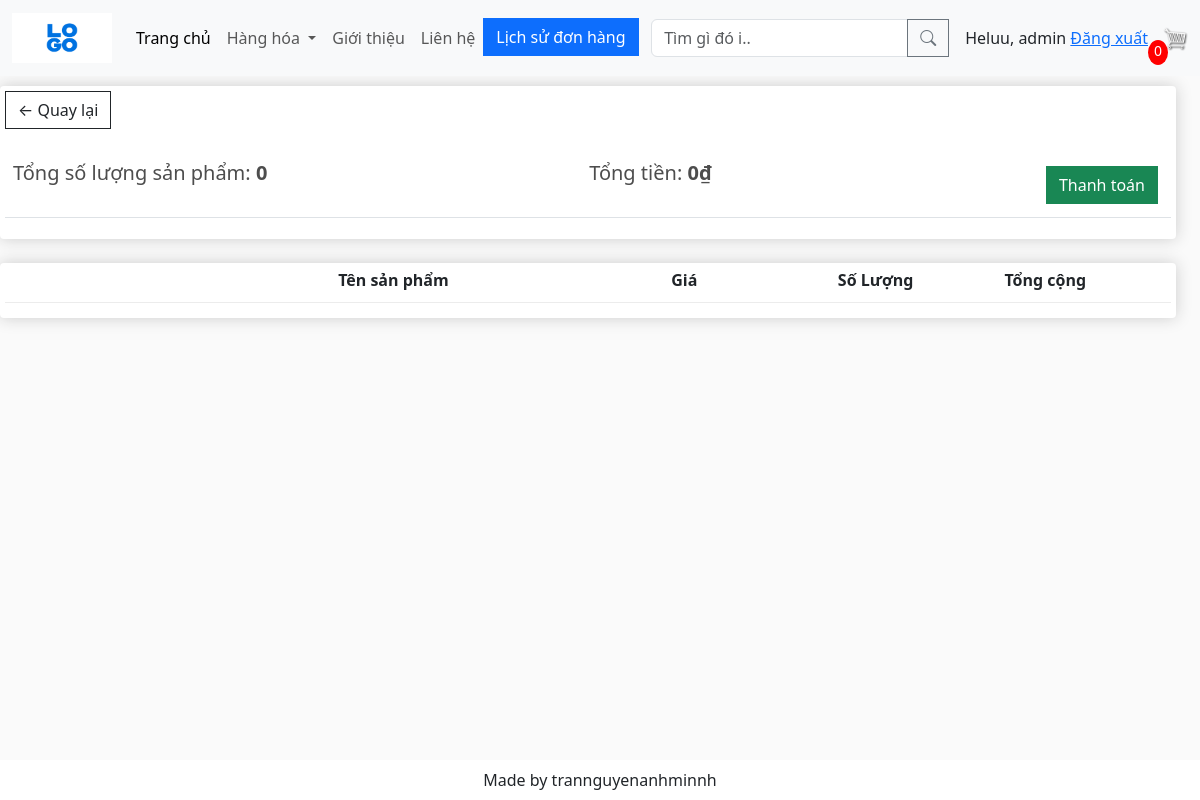
The page /cart/ (signed in) on the database as committed earlier.
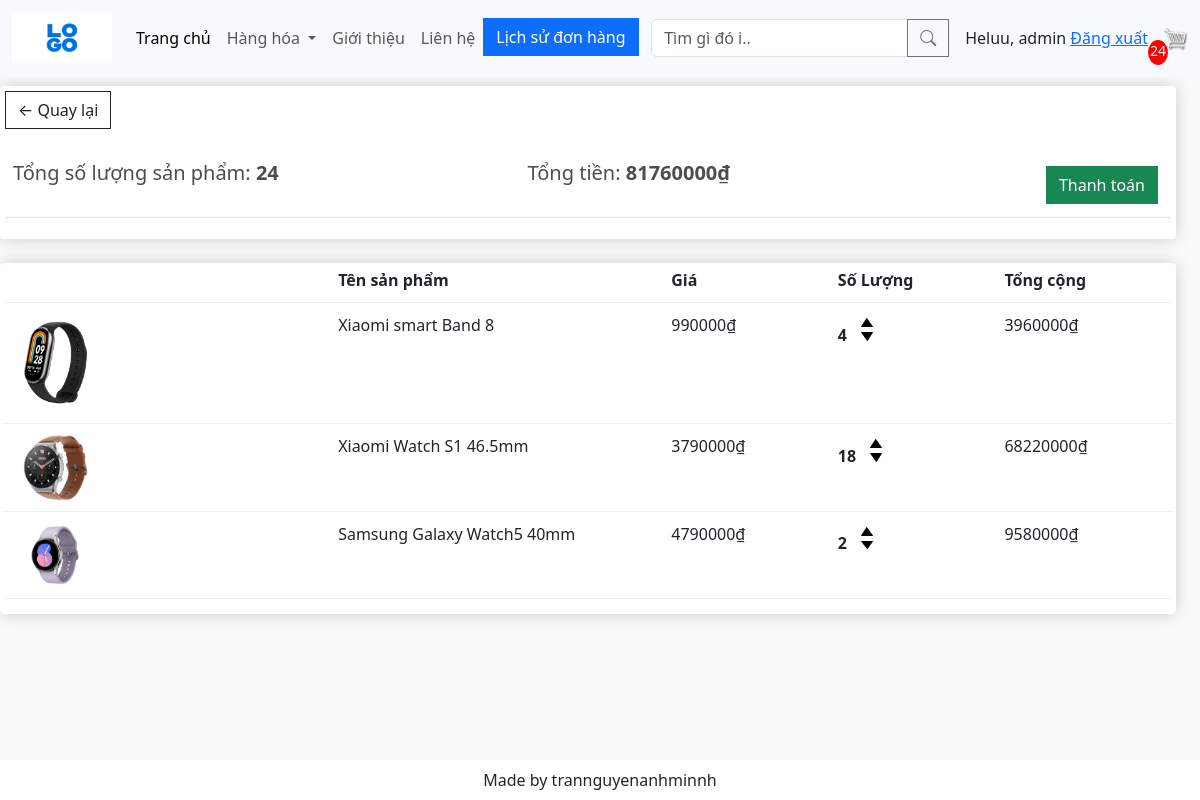
The same page on the database as committed later.
### app/models.py (models this page shows, shortened)
class Order(models.Model):
    customer = models.ForeignKey(User, on_delete=models.SET_NULL, null=True, blank=True)
    date_order = models.DateTimeField(auto_now_add=True)
    complete = models.BooleanField(default=False, null=True, blank=False)
    transaction_id = models.CharField(max_length=200, null=True)
    @property
    def get_cart_items(self):# tính tổng số lượng sản phẩm trong giỏ hàng
        orderitems = self.orderitem_set.all()
        total = sum([item.quantity for item in orderitems])
        return total
    @property
    def get_cart_total(self):#Tính tổng giá trị giỏ hàng.
        orderitems = self.orderitem_set.all()
        total = sum([item.get_total for item in orderitems])
        return total

class OrderItem(models.Model):
    product = models.ForeignKey(Product, on_delete=models.SET_NULL, null=True, blank=True)
    order = models.ForeignKey(Order, on_delete=models.SET_NULL, null=True, blank=True)
    quantity = models.IntegerField(default=0, null=True, blank=False)
    date_added = models.DateTimeField(auto_now_add=True)
    @property
    def get_total(self):#giá trị tổng của một item trong giỏ hàng
        total = self.product.price * self.quantity
        return total

class Product(models.Model):
    category = models.ManyToManyField(Category,related_name='product')
    name = models.CharField(max_length=200, null=True)
    price = models.FloatField()
    quantity =models.PositiveIntegerField(default=0)
    digital = models.BooleanField(default=False, null=True, blank=False)
    image = models.ImageField(null=True, blank=True)
    supimage = models.ImageField(null=True, blank=True)
    detail = models.TextField(blank=True, null=True)
    @property
    def ImageURL(self):
        try:
            url = self.image.url
        except:
            url = ''
        return url

### app/views.py (the view)
# urls.py: path('cart/',views.cart, name='cart'),
def cart(request):
    if request.user.is_authenticated:
        customer = request.user
        order, created = Order.objects.get_or_create(customer=customer, complete=False)
        items = order.orderitem_set.all()
        cartItems = order.get_cart_items
        categories = Category.objects.filter(is_sub = False)
    else:
        items = []
        order ={'get_cart_items':0, 'get_cart_total':0}
        cartItems = order['get_cart_items']
        categories = Category.objects.filter(is_sub = False)
    context = {'items':items, 'order':order,'cartItems':cartItems,'categories':categories}
    return render(request, 'app/cart.html',context)

### app/templates/app/cart.html
{% extends 'app/base.html' %}
{% load static %}
{% block cart_content %}
<div class="row" style="width: 100%;">
    <div class="col-lg-12">
        <div class="box-element">
            <a class="btn btn-outline-dark" href="{% url 'home' %}">&#x2190; Quay lại</a>
            <br>
            <br>
            <table class="table">
                <tr>
                    <th>
                        <h5>Tổng số lượng sản phẩm: <strong>{{ order.get_cart_items }}</strong></h5>
                    </th>
                    <th>
                        <h5>Tổng tiền:<strong> {{ order.get_cart_total|floatformat:0 }}₫</strong></h5>
                    </th>
                    <th>
                        <a style="float:right; margin:5px;" class="btn btn-success" href="{% url 'checkout' %}">Thanh
                            toán</a>
                    </th>
                </tr>
            </table>
        </div>
        <br>
        <div class="box-element">
            <div class="cart-row">
                <div style="flex:2"></div>
                <div style="flex:2"><strong>Tên sản phẩm</strong></div>
                <div style="flex:1"><strong>Giá</strong></div>
                <div style="flex:1"><strong>Số Lượng</strong></div>
                <div style="flex:1"><strong>Tổng cộng</strong></div>
            </div>
            {% for item in items %}
            {% if item.quantity > 0 %}
            <div class="cart-row">
                <div style="flex:2"><img class="row-image" src="{{ item.product.ImageURL }}"></div>
                <div style="flex:2">
                    <p>{{ item.product.name }}</p>
                </div>
                <div style="flex:1">
                    <p>{{ item.product.price|floatformat:0 }}₫</p>
                </div>
                <div style="flex:1">
                    <p class="quantity">{{ item.quantity }}</p>
                    <div class="quantity">
                        <img data-product="{{ item.product.id }}" data-action="add" class="chg-quantity update-cart"
                            src="{% static 'app/images/arrow-up.png' %}">
                        <img data-product="{{ item.product.id }}" data-action="remove" class="chg-quantity update-cart"
                            src="{% static 'app/images/arrow-down.png' %}">
                    </div>
                </div>
                <div style="flex:1">
                    <p class="total">{{ item.get_total|floatformat:0 }}₫</p>
                </div>
            </div>
            {% endif %}
            {% endfor %}
        </div>
    </div>
</div>
{% endblock cart_content %}

### app/templates/app/base.html (shortened to what this page needs)
{% load static %}
<!DOCTYPE html>
<html lang="en">
<head>
  <link href="https://cdn.jsdelivr.net/npm/bootstrap@5.3.1/dist/css/bootstrap.min.css" rel="stylesheet"
>
  <link rel="stylesheet" href="{%static 'app/css/style.css' %}">
  <link rel="stylesheet" href="{%static 'app/css/owl.carousel.min' %}">
  <link rel="stylesheet" href="{%static 'app/css/all.min.css' %}">
  <link rel="stylesheet" href="{%static 'app/css/main.css' %}">
  <link rel="stylesheet" href="https://cdn.jsdelivr.net/npm/bootstrap-icons@1.10.5/font/bootstrap-icons.css">
</head>
<body>
  <nav class="navbar navbar-expand-lg bg-body-tertiary">
    <div class="container-fluid">
      <a class="navbar-brand" href="{%url 'home' %}">
        <img src="{%static 'app/images/logo.png' %}" width="100rem" height="50rem" alt="">
      </a>
      <div class="collapse navbar-collapse" id="navbarSupportedContent">
        <ul class="navbar-nav me-auto mb-2 mb-lg-0">
          <li class="nav-item">
            <a class="nav-link active" aria-current="page" href="#">Trang chủ</a>
          </li>
          <li class="nav-item dropdown">
            <a class="nav-link dropdown-toggle" href="#" role="button" data-bs-toggle="dropdown" aria-expanded="false">
              Hàng hóa
            </a>
          </li>
          <li class="nav-item">
            <a class="nav-link" href="#">Giới thiệu</a>
          </li>
          <li class="nav-item">
            <a class="nav-link" href="#">Liên hệ</a>
          </li>
          <li class="nav-item">
            <a href="{% url 'purchase_history' %}" class="btn btn-primary">Lịch sử đơn hàng</a>
          </li>
        </ul>
        <form class="d-flex" role="search" method=POST action="{% url 'search' %}">
          <div class="input-group mb-6 " style="margin-right: 1rem;">
            <input type="text" class="form-control" placeholder="Tìm gì đó i.."
            aria-label="Recipient's username" aria-describedby="button-addon2"type="search" placeholder="Search" aria-label="Search" name='searched'>
            <button class="btn btn-outline-secondary" type="submit" id="button-addon2"><i class="bi bi-search"></i></button>
          </div>
        </form>
      </div>
      {% if user.is_authenticated %}
      <div class="form-inline my-2 my-lg-0">
        <span>Heluu, {{ request.user }}</span>
        <span><a href="{% url 'logout' %}">Đăng xuất</a></span>
      </div>
      {% endif %}
      <div class="form-inline my-2 my-lg-0">
        <a href="{%url 'cart' %}"><img id="cart-icon" src="{%static 'app/images/cart.png' %}"
            style="position: relative;"></a>
        <p id="cart-total" style="position: absolute; top:2.5rem; right: 2rem;">{{cartItems}}</p>
      </div>
    </div>
  </nav>
  {% block cart_content %} {% endblock cart_content %}
  <footer class="container--fluid text-center fixed-bottom p-2 mt-5 " style="background-color: white;">
    Made by trannguyenanhminnh
  </footer>
</body>
</html>

### app/static/app/css/main.css (style rules this page uses)
body { background-color: hsl(0, 0%, 98%); }
h1,h2,h3,h4,h5,h6 { color:hsl(0, 0%, 30%); }
.box-element { box-shadow:hsl(0, 0%, 80%) 0 0 16px; background-color: #fff; border-radius: 4px; padding: 5px; }
#cart-icon { width:25px; display: inline-block; margin-left: 15px; }
#cart-total { display: block; text-align: center; color:#fff; background-color: red; width: 20px; height: 25px; border-radius: 50%; font-size: 14px; }
.col-lg-3, .col-lg-4, .col-lg-6, .col-lg-8, .col-lg-12 { margin-top: 10px; }
.btn { border-radius: 0; }
.row-image { width: 100px; }
.cart-row { display: flex; align-items: flex-stretch; padding-bottom: 10px; margin-bottom: 10px; border-bottom: 1px solid #ececec; }
.quantity { display: inline-block; font-weight: 700; padding-right:10px; }
.chg-quantity { width: 12px; cursor: pointer; display: block; margin-top: 5px; transition:.1s; }

Rows that differ between the two databases and show on the page:
removed Order: get_cart_items "0", get_cart_total "0"
added Order: get_cart_items "24", get_cart_total "81760000"
added OrderItem: product.ImageURL (picture), product.name "Xiaomi smart Band 8", product.price "990000", quantity "4", get_total "3960000"
added OrderItem: product.ImageURL (picture), product.name "Xiaomi Watch S1 46.5mm", product.price "3790000", quantity "18", get_total "68220000"
added OrderItem: product.ImageURL (picture), product.name "Samsung Galaxy Watch5 40mm", product.price "4790000", quantity "2", get_total "9580000"
Other text that changed with them:
{{ cartItems }}: "0" → "24"
